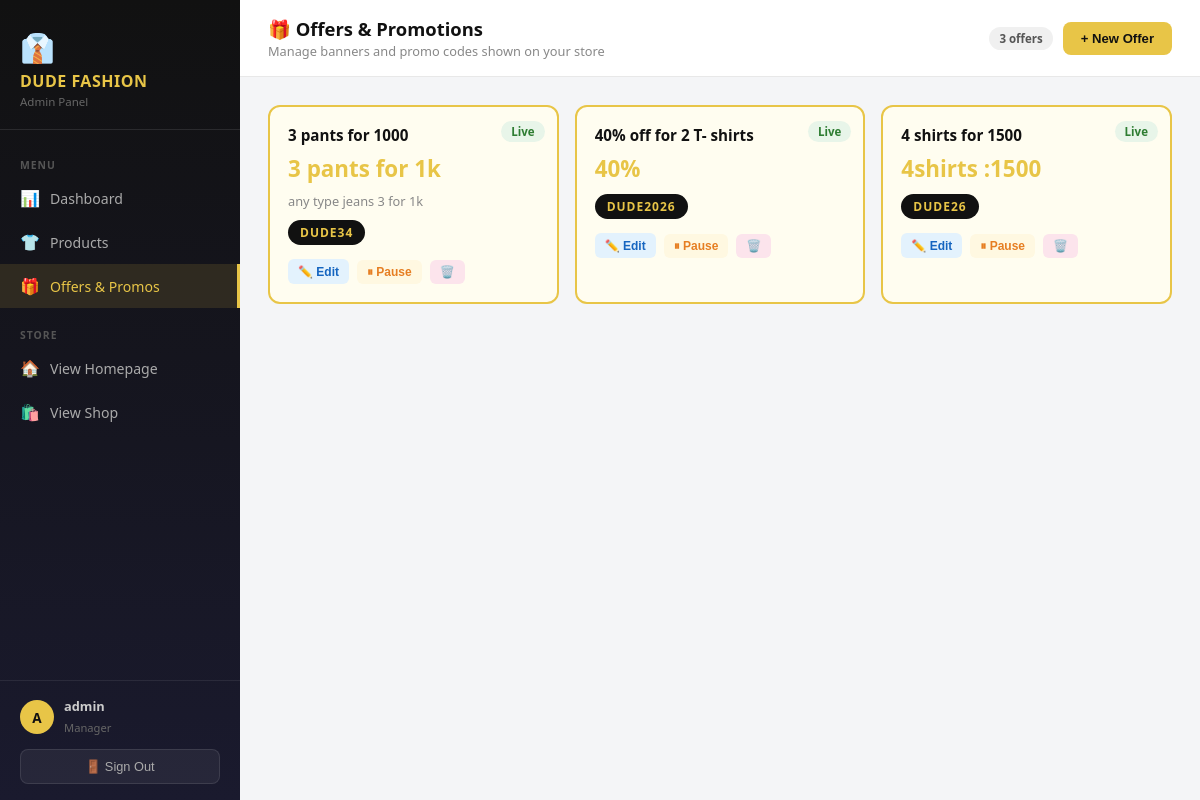
The page /panel/offers/ (signed in) on the database its author committed.
### shop/models.py (models this page shows, shortened)
class Offer(models.Model):
    title      = models.CharField(max_length=200)
    subtitle   = models.CharField(max_length=300, blank=True)
    code       = models.CharField(max_length=30, blank=True, help_text='Coupon/promo code')
    discount   = models.CharField(max_length=20, help_text='e.g. 20% or ₹200 OFF')
    active     = models.BooleanField(default=True)
    created    = models.DateTimeField(auto_now_add=True)
    class Meta:
        ordering = ['-created']
        verbose_name = 'Offer / Promotion'
        verbose_name_plural = 'Offers & Promotions'

### shop/panel_views.py (the view)
    def wrapper(request, *args, **kwargs):
        if not request.session.get('panel_user'):
            return redirect('panel_login')
        return view_fn(request, *args, **kwargs)

### shop/panel_views.py (called while the page is built)
def panel_login_required(view_fn):
    def wrapper(request, *args, **kwargs):
        if not request.session.get('panel_user'):
            return redirect('panel_login')
        return view_fn(request, *args, **kwargs)
    wrapper.__name__ = view_fn.__name__
    return wrapper

@panel_login_required
def panel_offers(request):
    return render(request, 'panel/offers.html', {
        'active': 'offers',
        'offers': Offer.objects.all(),
    })

### shop/templates/panel/offers.html (shortened to what this page needs)
{% extends "panel/base.html" %}
{% block topbar %}
<div class="topbar">
  <div>
    <h1>🎁 Offers & Promotions</h1>
    <p>Manage banners and promo codes shown on your store</p>
  </div>
  <div class="topbar-right">
    <span class="tag">{{ offers|length }} offers</span>
    <button class="add-btn" onclick="openModal('addOfferModal')">+ New Offer</button>
  </div>
</div>
{% endblock %}
{% block content %}
{% if offers %}
<div class="offers-grid" style="padding:0;margin-bottom:24px">
  {% for o in offers %}
  <div class="offer-card {% if o.active %}active-offer{% endif %}">
    <span class="oc-badge">
      <span class="pill {% if o.active %}active{% else %}inactive{% endif %}">{% if o.active %}Live{% else %}Off{% endif %}</span>
    </span>
    <h3>{{ o.title }}</h3>
    <div class="disc">{{ o.discount }}</div>
    <p class="sub">{{ o.subtitle }}</p>
    {% if o.code %}<span class="code-chip">{{ o.code }}</span>{% endif %}
    <div class="card-actions">
      <button class="action-btn edit-btn"
        onclick="openEditOffer({{ o.id }},'{{ o.title|escapejs }}','{{ o.subtitle|escapejs }}','{{ o.discount|escapejs }}','{{ o.code|escapejs }}',{{ o.active|lower }})">
        ✏️ Edit
      </button>
      <form method="post" action="{% url 'panel_toggle_offer' o.id %}" style="display:inline">
        <button type="submit" class="action-btn" style="background:#fff8e1;color:#e67e22">
          {% if o.active %}⏸ Pause{% else %}▶ Activate{% endif %}
        </button>
      </form>
      <form method="post" action="{% url 'panel_delete_offer' o.id %}" onsubmit="return confirm('Delete this offer?')" style="display:inline">
        <button type="submit" class="action-btn del-btn">🗑️</button>
      </form>
    </div>
  </div>
  {% endfor %}
</div>
{% else %}
<div class="section">
  <div class="empty-state"><span class="ei">🎁</span>No offers yet — create your first promotion!</div>
</div>
{% endif %}
{% endblock %}

### shop/templates/panel/base.html (style rules this page uses)
* { box-sizing:border-box;margin:0;padding:0 }
body { font-family:'Segoe UI',system-ui,sans-serif;background:#f4f5f7;color:#111;min-height:100vh;display:flex }
.topbar { background:#fff;padding:16px 28px;display:flex;align-items:center;justify-content:space-between; border-bottom:1px solid #e8e8e8;position:sticky;top:0;z-index:50 }
.topbar h1 { font-size:1.15rem;font-weight:700;color:#111 }
.topbar p { color:#888;font-size:.8rem;margin-top:1px }
.topbar-right { display:flex;gap:10px;align-items:center }
.tag { background:#f0f0f0;color:#555;font-size:.72rem;padding:4px 10px;border-radius:20px;font-weight:600 }
.add-btn { background:#E8C547;color:#111;border:none;padding:9px 18px;border-radius:8px; font-size:.82rem;font-weight:700;cursor:pointer;transition:.15s;text-decoration:none;display:inline-block }
.pill { display:inline-block;padding:3px 10px;border-radius:20px;font-size:.72rem;font-weight:700 }
.pill.active { background:#e8f5e9;color:#2e7d32 }
.action-btn { border:none;padding:5px 10px;border-radius:6px;font-size:.75rem;cursor:pointer;font-weight:600;transition:.15s }
.edit-btn { background:#e3f2fd;color:#1565c0 }
.del-btn { background:#fce4ec;color:#c62828 }
.offers-grid { display:grid;grid-template-columns:repeat(auto-fill,minmax(280px,1fr));gap:16px;padding:20px 22px }
.offer-card { border:2px solid #e8e8e8;border-radius:12px;padding:18px;position:relative;transition:.2s }
.offer-card.active-offer { border-color:#E8C547;background:#fffdf0 }
.offer-card .oc-badge { position:absolute;top:12px;right:12px }
.offer-card h3 { font-size:.95rem;font-weight:700;color:#111;margin-bottom:4px;padding-right:60px }
.offer-card .disc { font-size:1.4rem;font-weight:800;color:#E8C547;margin:8px 0 }
.offer-card .sub { color:#888;font-size:.8rem;margin-bottom:10px }
.offer-card .code-chip { display:inline-block;background:#111;color:#E8C547;padding:4px 12px; border-radius:20px;font-size:.75rem;font-weight:700;letter-spacing:1px }
.offer-card .card-actions { margin-top:14px;display:flex;gap:8px }

### rows shown on the page
Offer: active "Live", title "3 pants for 1000", discount "3 pants for 1k", subtitle "any type jeans 3 for 1k", code "DUDE34"
Offer: active "Live", title "40% off for 2 T- shirts", discount "40%", code "DUDE2026"
Offer: active "Live", title "4 shirts for 1500", discount "4shirts :1500", code "DUDE26"

### other values the page prints
{{ request.session.panel_user|slice:":1"|upper }} "A"
{{ request.session.panel_user }} "admin"
{{ offers|length }} "3"
